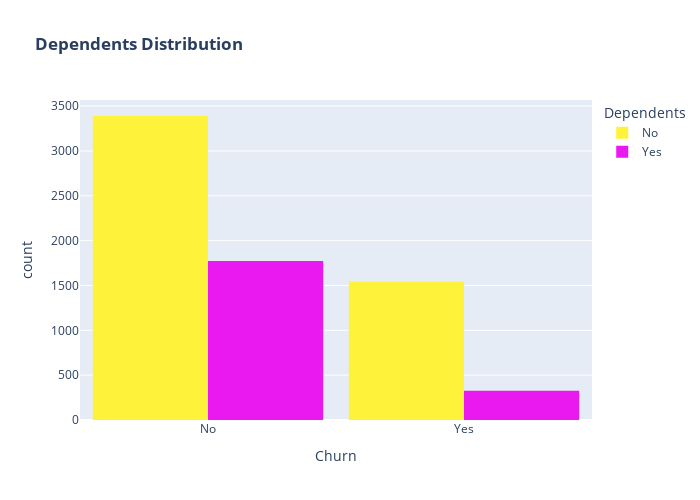

The code cell stored with this chart in its notebook:
### Code cell
color_map = {
    "Yes": "#e919f0",
    "No": "#fff23b"
}
fig = px.histogram(data, x="Churn", color='Dependents', barmode="group", title="<b>Dependents Distribution</b>", color_discrete_map=color_map)
fig.update_layout(width=700, height=500, bargap=0.1)
fig.show()

### Figure 1 — Plotly figure (JSON) as saved in the notebook; plotly's stock layout.template omitted (floating-point values rounded to 4 significant figures; data arrays with more than 128 entries replaced by an {"elided": "..."} marker saying what was removed)
{"data": [{"alignmentgroup": "True", "bingroup": "x", "hovertemplate": "Dependents=No<br>Churn=%{x}<br>count=%{y}<extra></extra>", "legendgroup": "No", "marker": {"color": "#fff23b", "pattern": {"shape": ""}}, "name": "No", "offsetgroup": "No", "orientation": "v", "showlegend": true, "type": "histogram", "x": {"elided": "4933 str values"}, "xaxis": "x", "yaxis": "y"}, {"alignmentgroup": "True", "bingroup": "x", "hovertemplate": "Dependents=Yes<br>Churn=%{x}<br>count=%{y}<extra></extra>", "legendgroup": "Yes", "marker": {"color": "#e919f0", "pattern": {"shape": ""}}, "name": "Yes", "offsetgroup": "Yes", "orientation": "v", "showlegend": true, "type": "histogram", "x": {"elided": "2099 str values"}, "xaxis": "x", "yaxis": "y"}], "layout": {"bargap": 0.1, "barmode": "group", "height": 500, "legend": {"title": {"text": "Dependents"}, "tracegroupgap": 0}, "title": {"text": "<b>Dependents Distribution</b>"}, "width": 700, "xaxis": {"anchor": "y", "domain": [0, 1], "title": {"text": "Churn"}}, "yaxis": {"anchor": "x", "domain": [0, 1], "title": {"text": "count"}}}}
